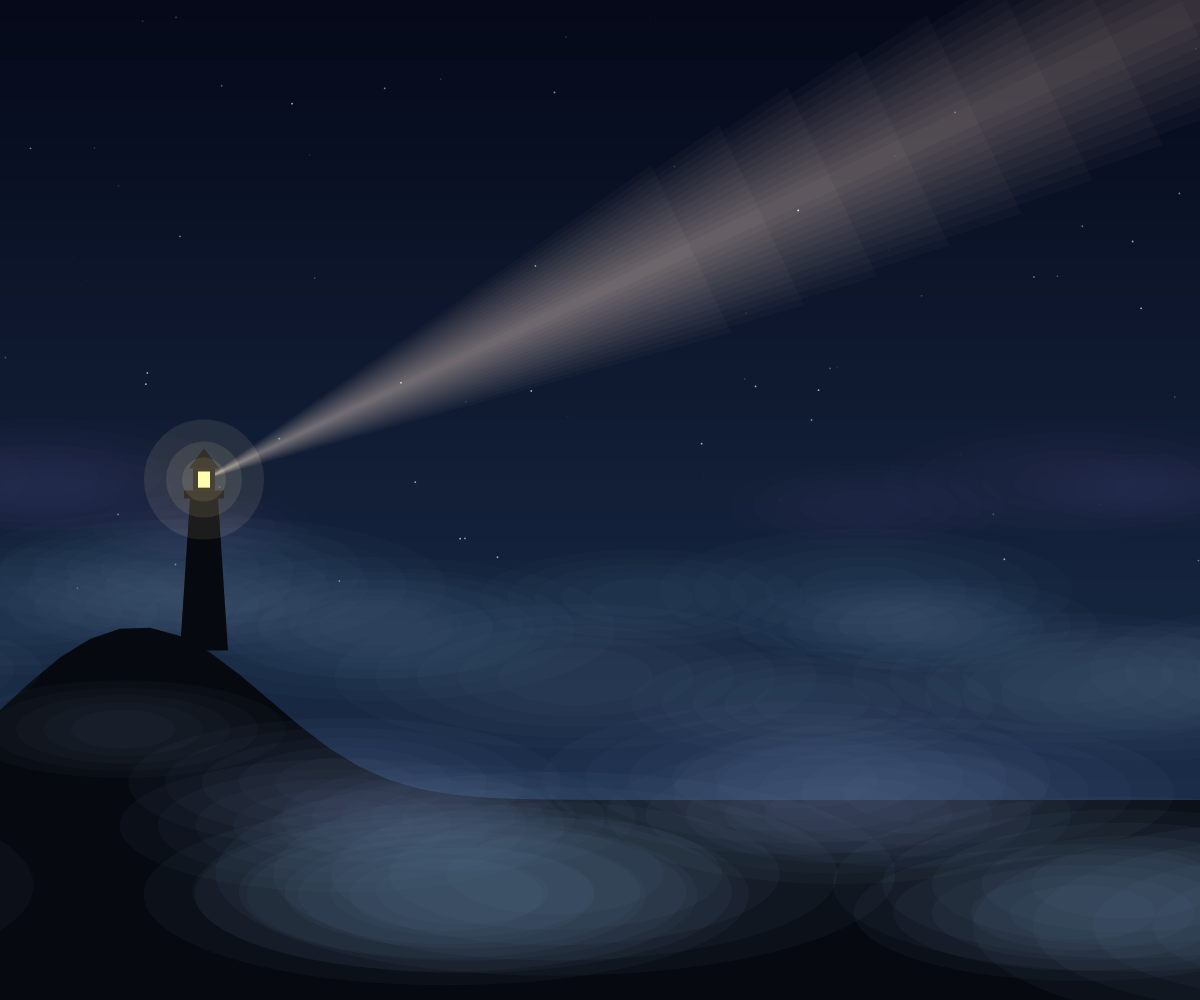
Frame 1 (no input)
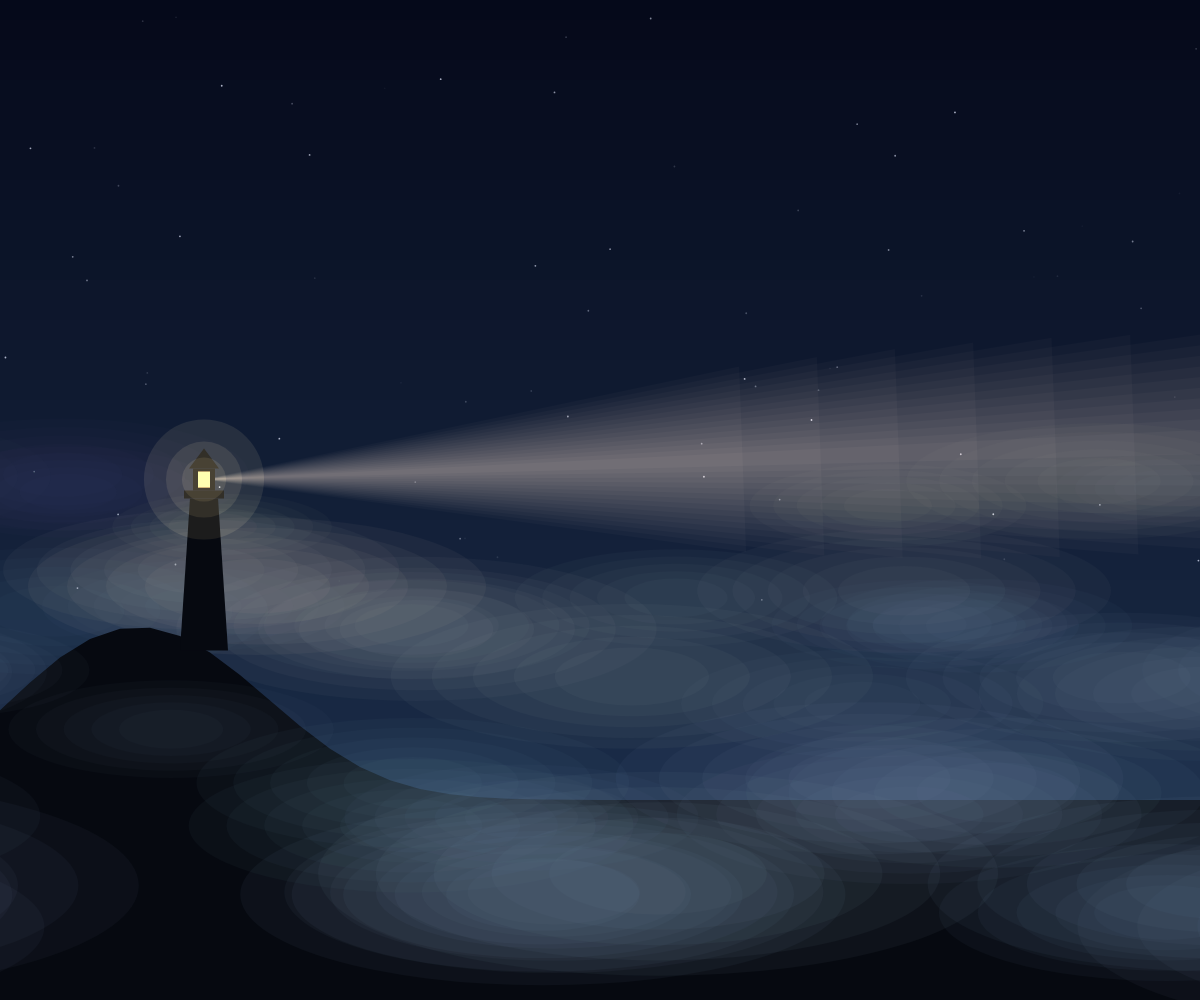
Frame 60 (no input)
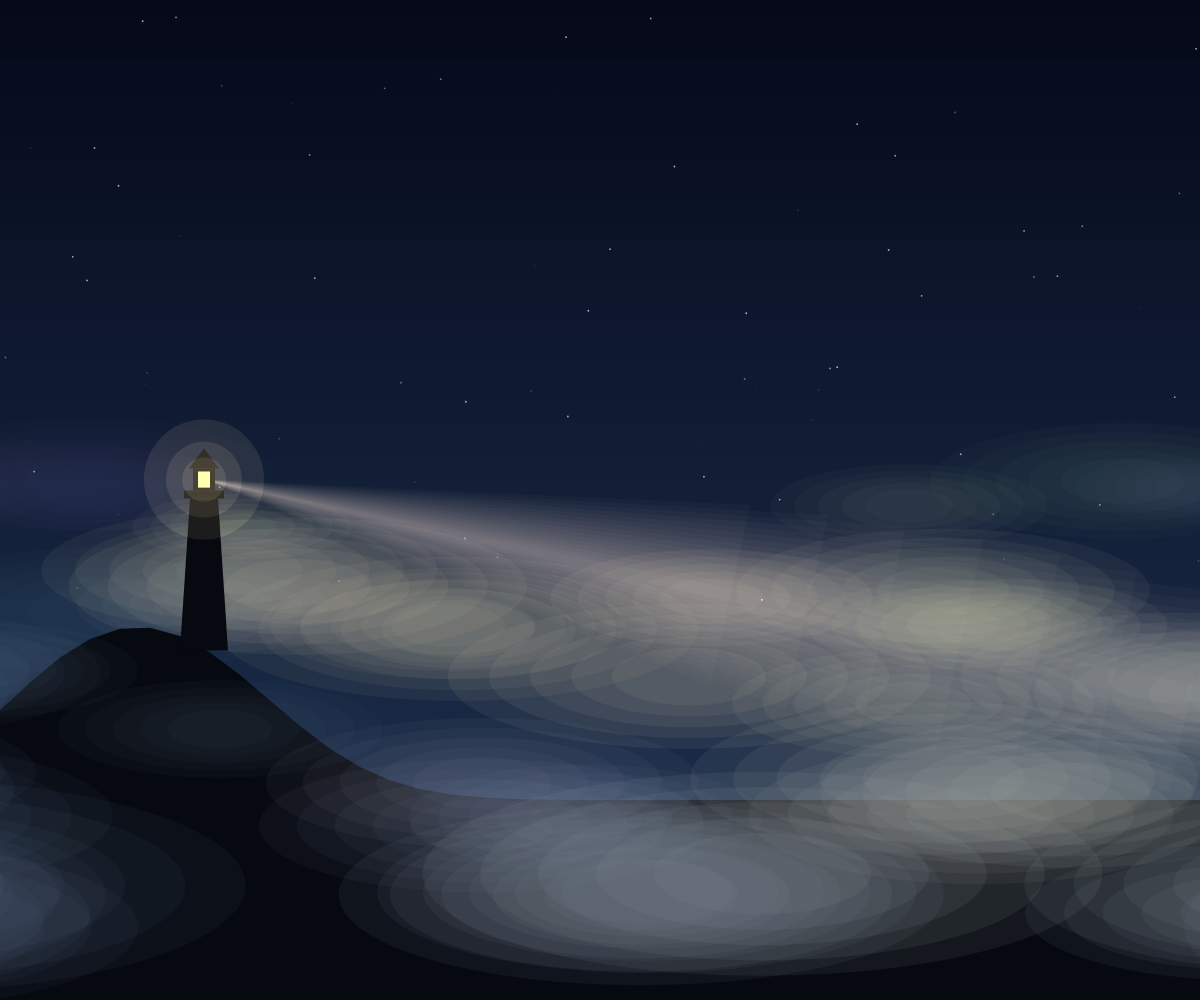
Frame 120 (the mouse pressed at the canvas centre since frame 60)

The p5.js sketch that drew these frames (run headless with seeded random() and noise() and a simulated clock; from frame 60 on, the mouse is pressed at the canvas centre):

// p5.js sketch
// ── sketch.js
// A lighthouse beam swings over drifting fog. Every movement is a function of
// frameCount, so the picture is the same whatever the clock is doing, and the
// sky is bands of flat rects rather than a gradient fill: on a CPU canvas a
// full-screen gradient costs as much per frame as the whole rest of the scene.
const LAYERS = 5, PER = 12, HORIZON = 0.8, TOWER_X = 0.17;
const CREAM = [255, 232, 178], MIST = [96, 118, 148];
let fog = [], stars = [];

function setup() {
  createCanvas(max(windowWidth, 1), max(windowHeight, 1));
  noStroke();
  for (let i = 0; i < 70; i++) stars.push({ x: random(), y: random(0.6), p: random(TWO_PI) });
  for (let l = 0; l < LAYERS; l++) {
    fog[l] = [];
    for (let i = 0; i < PER; i++) fog[l].push({ x: random(), y: random(-1, 1), s: random(0.7, 1.3), glow: 0 });
  }
}

// The headland: a hill under the tower that slides down to a flat, dark sea.
function groundY(xn) {
  return HORIZON - 0.15 * exp(-sq((xn - 0.14) / 0.13)) - 0.05 * exp(-sq((xn - 0.04) / 0.1));
}

function draw() {
  const w = width, h = height, t = frameCount;
  const bx = TOWER_X * w, by = groundY(TOWER_X) * h, th = 0.15 * h;
  const lx = bx, ly = by - th - 0.019 * h;                  // the lamp
  const ang = -0.45 + 0.7 * sin(t * 0.0105);                // ~10 s from one end of the arc to the other

  for (let i = 0; i < 40; i++) {                            // night sky, deeper at the top
    const k = i / 39, bh = h * HORIZON / 40;
    fill(lerp(5, 26, k), lerp(9, 44, k), lerp(26, 72, k));
    rect(0, i * bh, w, bh + 1);
  }
  fill(8, 13, 24);
  rect(0, h * HORIZON, w, h * (1 - HORIZON));
  for (const s of stars) {
    fill(230, 235, 255, 100 + 90 * sin(t * 0.03 + s.p));
    circle(s.x * w, s.y * h, 1.8);
  }

  // The beam is sixteen stacked wedges: the widest is faint and short, the narrowest
  // bright and long, so the light narrows and brightens toward its core.
  const reach = Math.hypot(w, h);
  blendMode(ADD);
  for (let i = 0; i < 16; i++) {
    const k = i / 15, half = lerp(0.17, 0.012, k), len = reach * lerp(0.35, 1.1, k);
    fill(255, 225, 160, 6);
    triangle(lx, ly, lx + cos(ang - half) * len, ly + sin(ang - half) * len,
             lx + cos(ang + half) * len, ly + sin(ang + half) * len);
  }
  blendMode(BLEND);

  drawFog(0, 2, t, lx, ly, ang, reach);                     // far mist sits behind the headland
  fill(6, 9, 16);
  beginShape();
  vertex(0, h);
  for (let i = 0; i <= 40; i++) vertex(i / 40 * w, groundY(i / 40) * h);
  vertex(w, h);
  endShape(CLOSE);
  quad(bx - 0.024 * h, by + 2, bx + 0.024 * h, by + 2, bx + 0.014 * h, by - th, bx - 0.014 * h, by - th);
  rect(bx - 0.02 * h, by - th - 0.008 * h, 0.04 * h, 0.008 * h);
  rect(bx - 0.011 * h, by - th - 0.03 * h, 0.022 * h, 0.022 * h);
  triangle(bx - 0.015 * h, by - th - 0.03 * h, bx + 0.015 * h, by - th - 0.03 * h, bx, by - th - 0.05 * h);
  fill(255, 220, 140);
  rect(bx - 0.006 * h, ly - 0.008 * h, 0.012 * h, 0.016 * h);
  drawFog(2, LAYERS, t, lx, ly, ang, reach);                // near mist drifts over the foot of the tower

  blendMode(ADD);
  fill(255, 215, 140, 22);
  for (const r of [0.06, 0.038, 0.022]) circle(lx, ly, r * 2 * h);
  blendMode(BLEND);
}

// Each blob remembers how lit it is and eases toward what the beam is doing to it,
// so a patch of mist keeps glowing for a moment after the beam has moved on.
function drawFog(from, to, t, lx, ly, ang, reach) {
  const w = width, h = height;
  for (let l = from; l < to; l++) {
    const speed = 0.0002 + l * 0.00012;                     // nearer mist runs faster
    for (const b of fog[l]) {
      const bw = w * (0.26 + 0.05 * l) * b.s, bh = bw * 0.3;
      const x = ((b.x + t * speed) % 1) * (w + 2 * bw) - bw;
      const y = h * (lerp(0.5, 0.9, l / (LAYERS - 1)) + 0.03 * b.y);
      const dist = Math.hypot(x - lx, y - ly);
      const da = abs(((atan2(y - ly, x - lx) - ang + PI) % TWO_PI + TWO_PI) % TWO_PI - PI);
      const hw = 0.08 + bw * 0.45 / max(dist, 1);           // a big blob is lit across more of its width
      const lit = exp(-sq(da / hw)) * sqrt(constrain(1 - dist / (reach * 0.9), 0, 1));
      b.glow += (lit - b.glow) * 0.07;
      const g = b.glow, a = (4.5 + 3 * l) * (1 + 1.4 * g);
      fill(lerp(MIST[0], CREAM[0], g), lerp(MIST[1], CREAM[1], g), lerp(MIST[2], CREAM[2], g), a);
      // Five nested ellipses at low alpha: fewer, stronger ones read as rings, not mist.
      for (let k = 0; k < 5; k++) ellipse(x, y, bw * (1 - k * 0.17), bh * (1 - k * 0.15));
    }
  }
}

function windowResized() {
  resizeCanvas(max(windowWidth, 1), max(windowHeight, 1));
}
